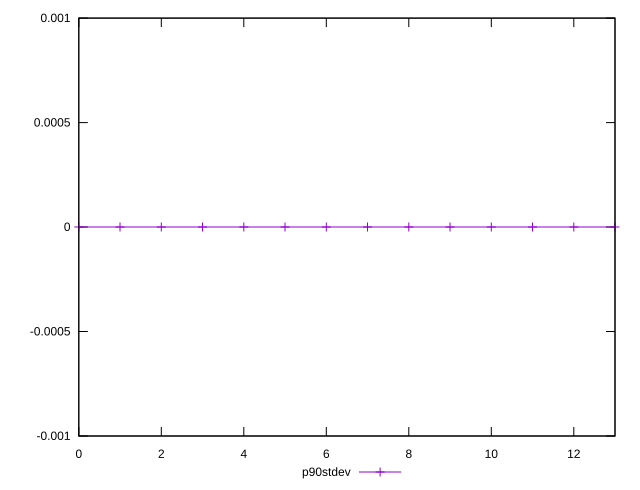

Write the gnuplot code that produced this figure.
reset
set terminal svg size 640, 490
set output "reprap/legacy-javascript/progression/stddev.svg"

$p90Stdev <<EOF
0 0
1 0
2 0
3 0
4 0
5 0
6 0
7 0
8 0
9 0
10 0
11 0
12 0
13 0
EOF

set key outside below
set yrange [-0.001:0.001]

plot \
  $p90Stdev title "p90stdev" with linespoints, \


reset
